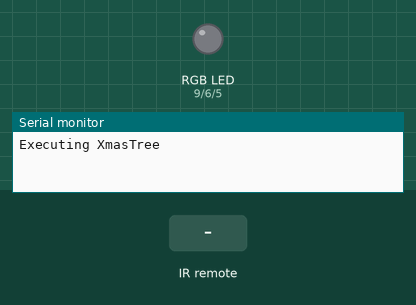
Simulated run of this program. Board: Arduino Uno, built with avr-gcc and run on an emulated ATmega328P. Shown: an RGB LED mixed from three pins (HIGH = lit), the last lines printed to the serial monitor. The inputs (shaded band) are chosen by the test bench. Dim RGB values are drawn brighter than linear; random numbers use the default seed unless the program sets one.

Above: at 1.2 s.
1.3 s: infrared code 0x19 received
At 2.06 s:
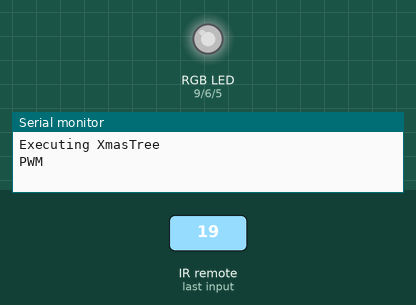
At 2.66 s:
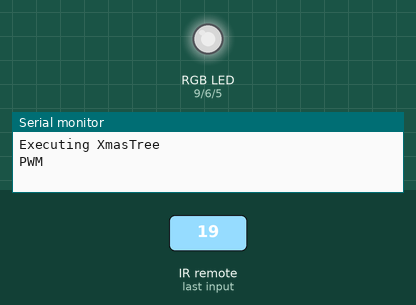
4.3 s: infrared code 0xD received
7.3 s: infrared code 0x8 received
10.3 s: infrared code 0x16 received
At 10.79 s:
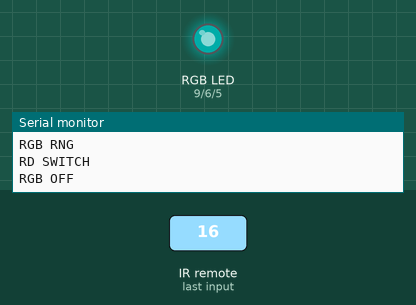
13.3 s: infrared code 0x52 received
16.3 s: infrared code 0x7 received
At 16.52 s:
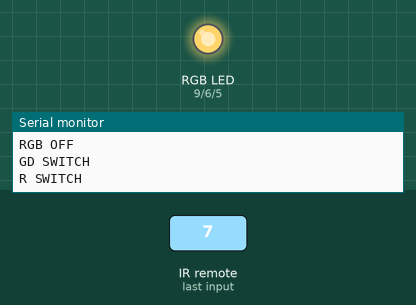
Timing chart, 0 to 32.3 s (numbered marks = the images above; inputs shaded):
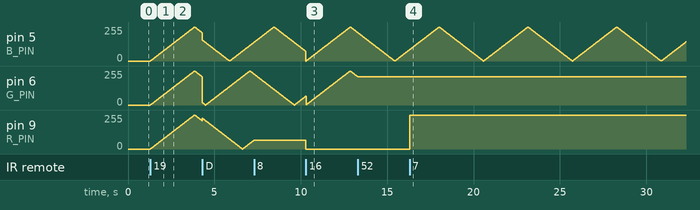

Measured:
- after the input at 1.3 s, pin 5 (B_PIN), pin 6 (G_PIN), pin 9 (R_PIN): rises from 0/255 to 255/255 in 2.5 s, then falls to 212/255 in 0.44 s
- after the input at 10.3 s, pin 9 (R_PIN): 66/255 → 0/255 at once
- after the input at 16.3 s, pin 9 (R_PIN): 0/255 → 255/255 at once

The program:

main.cpp
```cpp
#include <Arduino.h>
#include <IRremote.h>

#define IR_RECEIVE_PIN 4
#define R_PIN 9
#define G_PIN 6
#define B_PIN 5

int colors[] = {0, 0, 0};
int deltas[] = {1, 1, 1};
constexpr int COLOR_PINS[] = {R_PIN, G_PIN, B_PIN};

int speed = 10;
bool pwmEnabled = false;
bool blinkEnabled = false;
unsigned long nextPwmUpdate;
unsigned long nextBlinkUpdate;

uint16_t getCommand() {
    const IRData data = IrReceiver.decodedIRData;
    return data.flags == 1 ? 0 : data.command;
}

void updateRGB() {
    for (int i = 0; i < 3; i++) {
        analogWrite(COLOR_PINS[i], colors[i]);
    }
}

void invertDelta(const int i) {
    deltas[i] = deltas[i] != 0 ? 0 : 1;
}

void invertLed(const int i) {
    colors[i] = colors[i] > 0 ? 0 : 255;
}

void pwmUpdate(const int i) {
    int c = colors[i];
    c += deltas[i];
    if (c < 0) {
        c = 0;
        deltas[i] = 1;
    }
    else if (c > 255) {
        c = 255;
        deltas[i] = -1;
    }
    colors[i] = c;
}

void blinkUpdate(const int i) {
    if (deltas[i] != 0) {
        invertLed(i);
    }
}

void setup() {
    for (const int pin: COLOR_PINS) {
        pinMode(pin, OUTPUT);
    }

    Serial.begin(9600);
    IrReceiver.begin(IR_RECEIVE_PIN);
    Serial.println(F("Executing XmasTree"));
}

void loop() {
    if (pwmEnabled) {
        if (millis() >= nextPwmUpdate) {
            for (int i = 0; i < 3; i++) {
                pwmUpdate(i);
            }
            nextPwmUpdate = millis() + speed;
        }
    }
    else if (blinkEnabled) {
        if (millis() >= nextBlinkUpdate) {
            for (int i = 0; i < 3; i++) {
                blinkUpdate(i);
            }
            nextBlinkUpdate = millis() + speed * 100;
        }
    }
    if (IrReceiver.decode()) {
        const uint16_t cmd = getCommand();
        switch (cmd) {
            case 0: break;
            case 28: {
                // OK
                Serial.println(F("HALT"));
                pwmEnabled = false;
                blinkEnabled = false;
                for (int i = 0; i < 3; i++) {
                    colors[i] = 0;
                    deltas[i] = 1;
                }
                break;
            }
            case 25: {
                // 0
                Serial.println(F("PWM"));
                pwmEnabled = !pwmEnabled;
                break;
            }
            case 22: {
                // *
                Serial.println(F("RGB OFF"));
                for (int & c : colors) {
                    c = 0;
                }
                break;
            }
            case 13: {
                // #
                Serial.println(F("RGB RNG"));
                for (int & c : colors) {
                    c = static_cast<int>(random(0, 255));
                }
                break;
            }
            case 24: {
                // UP
                Serial.println(F("DELTAS OFF"));
                for (int & d : deltas) {
                    d = 0;
                }
                break;
            }
            case 8: {
                // LEFT
                Serial.println(F("RD SWITCH"));
                invertDelta(0);
                break;
            }
            case 82: {
                // DOWN
                Serial.println(F("GD SWITCH"));
                invertDelta(1);
                break;
            }
            case 90: {
                // RIGHT
                Serial.println(F("BD SWITCH"));
                invertDelta(2);
                break;
            }
            case 7: {
                // 7
                Serial.println(F("R SWITCH"));
                invertLed(0);
                break;
            }
            case 21: {
                // 8
                Serial.println(F("G SWITCH"));
                invertLed(1);
                break;
            }
            case 9: {
                // 9
                Serial.println(F("B SWITCH"));
                invertLed(2);
                break;
            }
            case 69: {
                // 1
                Serial.println(F("SPEED 5"));
                speed = 5;
                break;
            }
            case 70: {
                // 2
                Serial.println(F("SPEED 10"));
                speed = 10;
                break;
            }
            case 71: {
                // 3
                Serial.println(F("SPEED 25"));
                speed = 25;
                break;
            }
            case 64: {
                // 5
                Serial.println(F("BLINK"));
                blinkEnabled = !blinkEnabled;
                break;
            }
            case 68: {
                // 4
                Serial.println(F("SPEED 1"));
                speed = 1;
                break;
            }
            case 67: {
                // 6
                Serial.println(F("SPEED 3"));
                speed = 3;
                break;
            }
            default: {
                Serial.print("UNKNOWN: ");
                Serial.println(cmd);
                break;
            }
        }

        IrReceiver.resume();
    }
    updateRGB();
}
```
